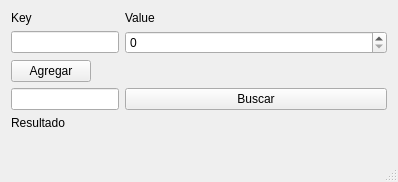
<?xml version="1.0" encoding="UTF-8"?>
<ui version="4.0">
 <class>MainWindow</class>
 <widget class="QMainWindow" name="MainWindow">
  <property name="geometry">
   <rect>
    <x>0</x>
    <y>0</y>
    <width>398</width>
    <height>182</height>
   </rect>
  </property>
  <property name="windowTitle">
   <string>MainWindow</string>
  </property>
  <widget class="QWidget" name="centralWidget">
   <layout class="QFormLayout" name="formLayout">
    <item row="0" column="0">
     <widget class="QLabel" name="label">
      <property name="text">
       <string>Key</string>
      </property>
     </widget>
    </item>
    <item row="0" column="1">
     <widget class="QLabel" name="label_2">
      <property name="text">
       <string>Value</string>
      </property>
     </widget>
    </item>
    <item row="1" column="0">
     <widget class="QLineEdit" name="lineEdit"/>
    </item>
    <item row="1" column="1">
     <widget class="QSpinBox" name="spinBox"/>
    </item>
    <item row="2" column="0">
     <widget class="QPushButton" name="pushButton">
      <property name="text">
       <string>Agregar</string>
      </property>
     </widget>
    </item>
    <item row="3" column="0">
     <widget class="QLineEdit" name="lineEdit_2"/>
    </item>
    <item row="3" column="1">
     <widget class="QPushButton" name="pushButton_2">
      <property name="text">
       <string>Buscar</string>
      </property>
     </widget>
    </item>
    <item row="4" column="0">
     <widget class="QLabel" name="label_3">
      <property name="text">
       <string>Resultado</string>
      </property>
     </widget>
    </item>
   </layout>
  </widget>
  <widget class="QStatusBar" name="statusBar"/>
 </widget>
 <layoutdefault spacing="6" margin="11"/>
 <resources/>
 <connections/>
</ui>
